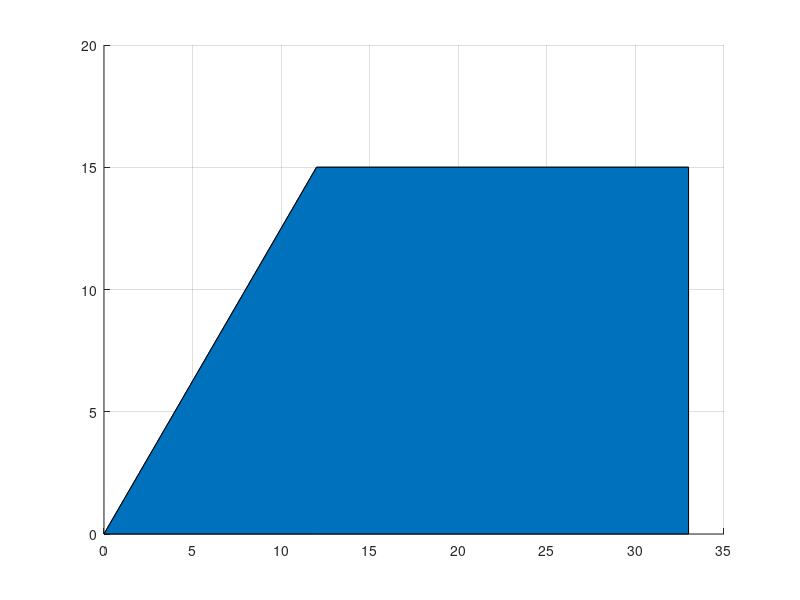

Here is the MATLAB script that generated this plot: (Note: this script raises an error after producing the figure.)
clc
clear
clf


%puntos de entrada de la geometria
datos=[0 0
    12 15
    33 15]
 
% datos=[0 30
%     210 30
%     210 300
%     240 300]

%asignacion de la fila 1 de la mat datos al vector x
x=datos(:,1)
%asignacion de la fila 2 de la mat datos al vector y
y=datos(:,2)

%tamaña del vector x
n=length(x)


%datos inciales para el calculo 
A=0;
Qx=0;
Qy=0;


for i=1:n-1
    
    
    fprintf('------------geo %d----------\n',i)
    fprintf('\n')
    
    if y(i)>y(i+1)
        %% caso 1
        fprintf('caso 1\n')
        fprintf('\n')
        fprintf('\n')
        
        b=x(i+1)-x(i);
        ht=y(i)-y(i+1);
        hr=y(i+1);
        
        % area
        At=b*ht/2; 
        Ar=b*hr;
        
        Ai=At+Ar;
        A=A+Ai;
        
        % triangulo
        
        xt=1/3+bx(i);
        yt=1/3*ht+y(i+1);
        % momentos de area
        
        qxt=yt*At;
        qyt=xt*At;
        
        % rectangulo
        
        xr=b/2+x(i);
        yr=hr/2;
       
        qxr=yr*Ar;
        qyr=xr*Ar;
        
        % primer momento de area
        % momento de area local(i)
        Qxi=qxt+qxr;
        Qyi=qyt+qyr;
        
        
        Qx=Qx+Qxi;
        Qy=Qy+Qyi;
        
        fprintf('Area t %d Arear %d \n',At,Ar)   
        fprintf('xt   %d   yt %d \n',xt,yt)
        fprintf('xr   %d   yr %d \n',xr,yr)
        
         fprintf('\n')
        fprintf('\n')
        
    elseif y(i+1)>y(i)
        %% caso 2
        fprintf('caso 2 \n')
        fprintf('\n')
        fprintf('\n')
        
        b=x(i+1)-x(i);
        ht=y(i+1)-y(i);
        hr=y(i);
        
        % area
        At=b*ht/2; 
        Ar=b*hr;
        
        Ai=At+Ar;
        A=A+Ai;
        
        % triangulo
        
        xt=2/3*b+x(i);
        yt=1/3*ht+y(i);
        % momentos de area
        
        qxt=yt*At;
        qyt=xt*At;
        
        % rectangulo
        
        xr=b/2+x(i);
        yr=hr/2;
       
        qxr=yr*Ar;
        qyr=xr*Ar;
        
        % primer momento de area
        % momento de area local(i)
        Qxi=qxt+qxr;
        Qyi=qyt+qyr;
        
        
        Qx=Qx+Qxi;
        Qy=Qy+Qyi;
        
        fprintf('Area t %d Arear %d \n',At,Ar)   
        fprintf('xt   %d   yt %d \n',xt,yt)
        fprintf('xr   %d   yr %d \n',xr,yr)
        
        fprintf('\n')
        fprintf('\n')
        
    else 
        %% caso 3
        fprintf('caso 3 \n')
        fprintf('\n')
        fprintf('\n')
        
        
        b=x(i+1)-x(i);

        hr=y(i);
        
        % area
     
        Ar=b*hr;
        
        Ai=Ar;
        A=A+Ai;
        

        
        % rectangulo
        
        xr=b/2+x(i);
        yr=hr/2;
       
        qxr=yr*Ar;
        qyr=xr*Ar;
        
        % primer momento de area
        % momento de area local(i)
        Qxi=qxr;
        Qyi=qyr;
        
        
        Qx=Qx+Qxi;
        Qy=Qy+Qyi;
        
        
       fprintf(' Arear %d \n',Ar)   
        
        fprintf('xr   %d   yr %d \n',xr,yr)
         fprintf('\n')
        fprintf('\n')
        
    end
    
end
%% imprime los valores del area 
A
Qx
Qy

%% centoride 
Xc=Qy/A
Yc=Qx/A
%% grafica 
figure(1)
hold on
grid on
plot(x,y,'k')
area(x,y)
plot(Xc,Yc,'O')
